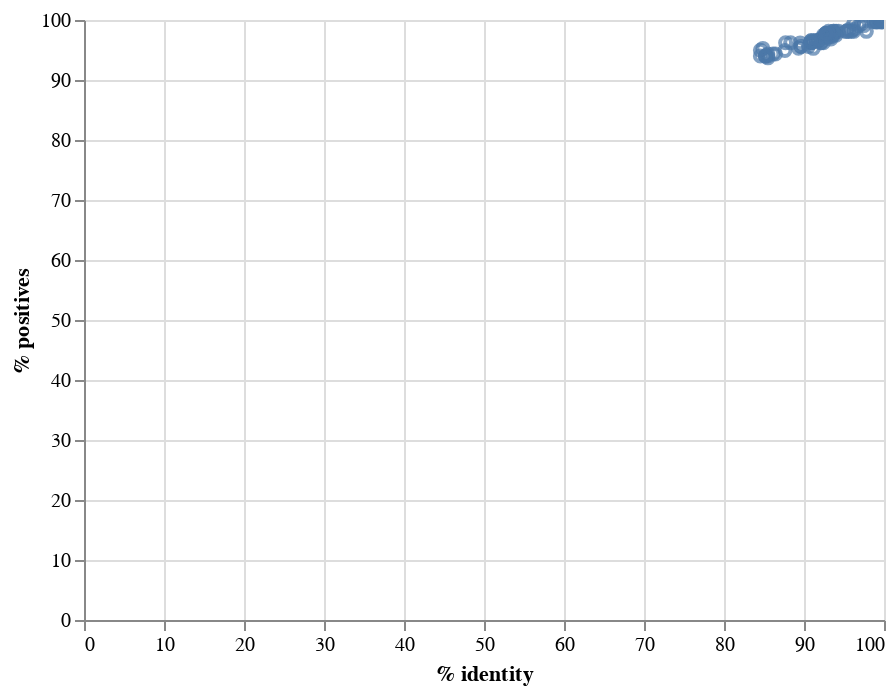

The notebook cell saved with this chart:
### Markdown cell above
### Question 4
Create a plot that shows the correlation between `% identity` and `% positives`.

### Code cell
### Your code here . . .


import altair as alt

alt.Chart(data).mark_point().encode(
    x='% identity',
    y='% positives'
).interactive()

### Figure 1 — Vega-Lite specification as saved in the notebook (floating-point values rounded to 4 significant figures)
{"config": {"view": {"continuousWidth": 400, "continuousHeight": 300}}, "data": {"name": "data-b1649528f0f3e17c6a1b06ab1dd3e5c4"}, "mark": "point", "encoding": {"x": {"field": "% identity", "type": "quantitative"}, "y": {"field": "% positives", "type": "quantitative"}}, "selection": {"selector003": {"type": "interval", "bind": "scales", "encodings": ["x", "y"]}}, "$schema": "https://vega.github.io/schema/vega-lite/v4.17.0.json", "datasets": {"data-b1649528f0f3e17c6a1b06ab1dd3e5c4": [{"% identity": 100.0, "alignment length": 318.0, "mismatches": 0.0, "gap opens": 0.0, "q. start": 1.0, "q. end": 318.0, "s. start": 1.0, "s. end": 318.0, "evalue": 0.0, "bit score": 629.0, "% positives": 100.0, "bonds": null, "publications": 9.0}, {"% identity": 99.69, "alignment length": 318.0, "mismatches": 1.0, "gap opens": 0.0, "q. start": 1.0, "q. end": 318.0, "s. start": 1.0, "s. end": 318.0, "evalue": 0.0, "bit score": 629.0, "% positives": 100.0, "bonds": null, "publications": 47.0}, {"% identity": 99.69, "alignment length": 318.0, "mismatches": 1.0, "gap opens": 0.0, "q. start": 1.0, "q. end": 318.0, "s. start": 1.0, "s. end": 318.0, "evalue": 0.0, "bit score": 627.0, "% positives": 100.0, "bonds": null, "publications": 13.0}, {"% identity": 99.69, "alignment length": 318.0, "mismatches": 1.0, "gap opens": 0.0, "q. start": 1.0, "q. end": 318.0, "s. start": 1.0, "s. end": 318.0, "evalue": 0.0, "bit score": 627.0, "% positives": 99.69, "bonds": null, "publications": 41.0}, {"% identity": 99.37, "alignment length": 318.0, "mismatches": 2.0, "gap opens": 0.0, "q. start": 1.0, "q. end": 318.0, "s. start": 1.0, "s. end": 318.0, "evalue": 0.0, "bit score": 627.0, "% positives": 100.0, "bonds": null, "publications": 3.0}, {"% identity": 99.69, "alignment length": 318.0, "mismatches": 1.0, "gap opens": 0.0, "q. start": 1.0, "q. end": 318.0, "s. start": 1.0, "s. end": 318.0, "evalue": 0.0, "bit score": 626.0, "% positives": 99.69, "bonds": null, "publications": 39.0}, {"% identity": 100.0, "alignment length": 317.0, "mismatches": 0.0, "gap opens": 0.0, "q. start": 2.0, "q. end": 318.0, "s. start": 2.0, "s. end": 318.0, "evalue": 0.0, "bit score": 626.0, "% positives": 100.0, "bonds": null, "publications": 29.0}, {"% identity": 100.0, "alignment length": 317.0, "mismatches": 0.0, "gap opens": 0.0, "q. start": 1.0, "q. end": 317.0, "s. start": 1.0, "s. end": 317.0, "evalue": 0.0, "bit score": 626.0, "% positives": 100.0, "bonds": null, "publications": 14.0}, {"% identity": 99.69, "alignment length": 318.0, "mismatches": 1.0, "gap opens": 0.0, "q. start": 1.0, "q. end": 318.0, "s. start": 1.0, "s. end": 318.0, "evalue": 0.0, "bit score": 626.0, "% positives": 99.69, "bonds": null, "publications": 39.0}, {"% identity": 99.37, "alignment length": 318.0, "mismatches": 2.0, "gap opens": 0.0, "q. start": 1.0, "q. end": 318.0, "s. start": 1.0, "s. end": 318.0, "evalue": 0.0, "bit score": 626.0, "% positives": 100.0, "bonds": null, "publications": 15.0}, {"% identity": 99.37, "alignment length": 318.0, "mismatches": 2.0, "gap opens": 0.0, "q. start": 1.0, "q. end": 318.0, "s. start": 1.0, "s. end": 318.0, "evalue": 0.0, "bit score": 626.0, "% positives": 100.0, "bonds": null, "publications": 18.0}, {"% identity": 99.37, "alignment length": 318.0, "mismatches": 2.0, "gap opens": 0.0, "q. start": 1.0, "q. end": 318.0, "s. start": 1.0, "s. end": 318.0, "evalue": 0.0, "bit score": 625.0, "% positives": 100.0, "bonds": null, "publications": 7.0}, {"% identity": 99.06, "alignment length": 318.0, "mismatches": 3.0, "gap opens": 0.0, "q. start": 1.0, "q. end": 318.0, "s. start": 1.0, "s. end": 318.0, "evalue": 0.0, "bit score": 625.0, "% positives": 99.69, "bonds": null, "publications": 37.0}, {"% identity": 99.37, "alignment length": 318.0, "mismatches": 2.0, "gap opens": 0.0, "q. start": 1.0, "q. end": 318.0, "s. start": 1.0, "s. end": 318.0, "evalue": 0.0, "bit score": 625.0, "% positives": 100.0, "bonds": null, "publications": 22.0}, {"% identity": 99.37, "alignment length": 318.0, "mismatches": 2.0, "gap opens": 0.0, "q. start": 1.0, "q. end": 318.0, "s. start": 1.0, "s. end": 318.0, "evalue": 0.0, "bit score": 624.0, "% positives": 99.69, "bonds": null, "publications": 45.0}, {"% identity": 98.74, "alignment length": 318.0, "mismatches": 4.0, "gap opens": 0.0, "q. start": 1.0, "q. end": 318.0, "s. start": 1.0, "s. end": 318.0, "evalue": 0.0, "bit score": 624.0, "% positives": 99.69, "bonds": null, "publications": 30.0}, {"% identity": 99.06, "alignment length": 318.0, "mismatches": 3.0, "gap opens": 0.0, "q. start": 1.0, "q. end": 318.0, "s. start": 1.0, "s. end": 318.0, "evalue": 0.0, "bit score": 624.0, "% positives": 99.69, "bonds": null, "publications": 48.0}, {"% identity": 99.06, "alignment length": 318.0, "mismatches": 3.0, "gap opens": 0.0, "q. start": 1.0, "q. end": 318.0, "s. start": 1.0, "s. end": 318.0, "evalue": 0.0, "bit score": 623.0, "% positives": 99.69, "bonds": null, "publications": 14.0}, {"% identity": 100.0, "alignment length": 315.0, "mismatches": 0.0, "gap opens": 0.0, "q. start": 4.0, "q. end": 318.0, "s. start": 1.0, "s. end": 315.0, "evalue": 0.0, "bit score": 622.0, "% positives": 100.0, "bonds": null, "publications": 43.0}, {"% identity": 99.68, "alignment length": 315.0, "mismatches": 1.0, "gap opens": 0.0, "q. start": 4.0, "q. end": 318.0, "s. start": 1.0, "s. end": 315.0, "evalue": 0.0, "bit score": 621.0, "% positives": 100.0, "bonds": null, "publications": 21.0}, {"% identity": 97.48, "alignment length": 318.0, "mismatches": 8.0, "gap opens": 0.0, "q. start": 1.0, "q. end": 318.0, "s. start": 1.0, "s. end": 318.0, "evalue": 0.0, "bit score": 615.0, "% positives": 99.06, "bonds": null, "publications": 35.0}, {"% identity": 97.17, "alignment length": 318.0, "mismatches": 9.0, "gap opens": 0.0, "q. start": 1.0, "q. end": 318.0, "s. start": 1.0, "s. end": 318.0, "evalue": 0.0, "bit score": 615.0, "% positives": 99.37, "bonds": null, "publications": 46.0}, {"% identity": 96.86, "alignment length": 318.0, "mismatches": 10.0, "gap opens": 0.0, "q. start": 1.0, "q. end": 318.0, "s. start": 1.0, "s. end": 318.0, "evalue": 0.0, "bit score": 613.0, "% positives": 99.06, "bonds": null, "publications": 22.0}, {"% identity": 96.22, "alignment length": 317.0, "mismatches": 12.0, "gap opens": 0.0, "q. start": 1.0, "q. end": 317.0, "s. start": 1.0, "s. end": 317.0, "evalue": 0.0, "bit score": 612.0, "% positives": 99.37, "bonds": null, "publications": 26.0}, {"% identity": 96.23, "alignment length": 318.0, "mismatches": 12.0, "gap opens": 0.0, "q. start": 1.0, "q. end": 318.0, "s. start": 1.0, "s. end": 318.0, "evalue": 0.0, "bit score": 610.0, "% positives": 98.11, "bonds": null, "publications": 47.0}, {"% identity": 97.8, "alignment length": 318.0, "mismatches": 1.0, "gap opens": 1.0, "q. start": 1.0, "q. end": 318.0, "s. start": 1.0, "s. end": 312.0, "evalue": 0.0, "bit score": 609.0, "% positives": 98.11, "bonds": null, "publications": 14.0}, {"% identity": 96.23, "alignment length": 318.0, "mismatches": 12.0, "gap opens": 0.0, "q. start": 1.0, "q. end": 318.0, "s. start": 1.0, "s. end": 318.0, "evalue": 0.0, "bit score": 608.0, "% positives": 98.43, "bonds": null, "publications": 6.0}, {"% identity": 95.6, "alignment length": 318.0, "mismatches": 14.0, "gap opens": 0.0, "q. start": 1.0, "q. end": 318.0, "s. start": 1.0, "s. end": 318.0, "evalue": 0.0, "bit score": 590.0, "% positives": 98.43, "bonds": null, "publications": 21.0}, {"% identity": 95.91, "alignment length": 318.0, "mismatches": 13.0, "gap opens": 0.0, "q. start": 1.0, "q. end": 318.0, "s. start": 2.0, "s. end": 319.0, "evalue": 0.0, "bit score": 588.0, "% positives": 98.11, "bonds": null, "publications": 47.0}, {"% identity": 95.28, "alignment length": 318.0, "mismatches": 15.0, "gap opens": 0.0, "q. start": 1.0, "q. end": 318.0, "s. start": 1.0, "s. end": 318.0, "evalue": 0.0, "bit score": 586.0, "% positives": 98.11, "bonds": null, "publications": 15.0}, {"% identity": 94.32, "alignment length": 317.0, "mismatches": 18.0, "gap opens": 0.0, "q. start": 1.0, "q. end": 317.0, "s. start": 1.0, "s. end": 317.0, "evalue": 0.0, "bit score": 585.0, "% positives": 98.11, "bonds": null, "publications": 46.0}, {"% identity": 95.6, "alignment length": 318.0, "mismatches": 14.0, "gap opens": 0.0, "q. start": 1.0, "q. end": 318.0, "s. start": 1.0, "s. end": 318.0, "evalue": 0.0, "bit score": 584.0, "% positives": 98.11, "bonds": null, "publications": 20.0}, {"% identity": 95.28, "alignment length": 318.0, "mismatches": 15.0, "gap opens": 0.0, "q. start": 1.0, "q. end": 318.0, "s. start": 1.0, "s. end": 318.0, "evalue": 0.0, "bit score": 583.0, "% positives": 98.11, "bonds": null, "publications": 9.0}, {"% identity": 94.01, "alignment length": 317.0, "mismatches": 19.0, "gap opens": 0.0, "q. start": 1.0, "q. end": 317.0, "s. start": 1.0, "s. end": 317.0, "evalue": 0.0, "bit score": 580.0, "% positives": 98.11, "bonds": null, "publications": 23.0}, {"% identity": 90.57, "alignment length": 318.0, "mismatches": 30.0, "gap opens": 0.0, "q. start": 1.0, "q. end": 318.0, "s. start": 1.0, "s. end": 318.0, "evalue": 0.0, "bit score": 579.0, "% positives": 95.6, "bonds": null, "publications": 7.0}, {"% identity": 93.06, "alignment length": 317.0, "mismatches": 22.0, "gap opens": 0.0, "q. start": 1.0, "q. end": 317.0, "s. start": 1.0, "s. end": 317.0, "evalue": 0.0, "bit score": 579.0, "% positives": 97.48, "bonds": null, "publications": 51.0}, {"% identity": 92.74, "alignment length": 317.0, "mismatches": 23.0, "gap opens": 0.0, "q. start": 1.0, "q. end": 317.0, "s. start": 1.0, "s. end": 317.0, "evalue": 0.0, "bit score": 578.0, "% positives": 97.48, "bonds": null, "publications": 33.0}, {"% identity": 93.69, "alignment length": 317.0, "mismatches": 20.0, "gap opens": 0.0, "q. start": 1.0, "q. end": 317.0, "s. start": 1.0, "s. end": 317.0, "evalue": 0.0, "bit score": 577.0, "% positives": 97.48, "bonds": null, "publications": 16.0}, {"% identity": 93.38, "alignment length": 317.0, "mismatches": 21.0, "gap opens": 0.0, "q. start": 1.0, "q. end": 317.0, "s. start": 1.0, "s. end": 317.0, "evalue": 0.0, "bit score": 577.0, "% positives": 97.79, "bonds": null, "publications": 36.0}, {"% identity": 92.74, "alignment length": 317.0, "mismatches": 23.0, "gap opens": 0.0, "q. start": 1.0, "q. end": 317.0, "s. start": 1.0, "s. end": 317.0, "evalue": 0.0, "bit score": 577.0, "% positives": 97.48, "bonds": null, "publications": 36.0}, {"% identity": 93.06, "alignment length": 317.0, "mismatches": 22.0, "gap opens": 0.0, "q. start": 1.0, "q. end": 317.0, "s. start": 1.0, "s. end": 317.0, "evalue": 0.0, "bit score": 576.0, "% positives": 97.48, "bonds": null, "publications": 8.0}, {"% identity": 93.38, "alignment length": 317.0, "mismatches": 21.0, "gap opens": 0.0, "q. start": 1.0, "q. end": 317.0, "s. start": 1.0, "s. end": 317.0, "evalue": 0.0, "bit score": 576.0, "% positives": 97.48, "bonds": null, "publications": null}, {"% identity": 94.01, "alignment length": 317.0, "mismatches": 19.0, "gap opens": 0.0, "q. start": 1.0, "q. end": 317.0, "s. start": 1.0, "s. end": 317.0, "evalue": 0.0, "bit score": 575.0, "% positives": 97.48, "bonds": null, "publications": 13.0}, {"% identity": 93.06, "alignment length": 317.0, "mismatches": 22.0, "gap opens": 0.0, "q. start": 1.0, "q. end": 317.0, "s. start": 1.0, "s. end": 317.0, "evalue": 0.0, "bit score": 573.0, "% positives": 97.16, "bonds": null, "publications": 52.0}, {"% identity": 92.74, "alignment length": 317.0, "mismatches": 23.0, "gap opens": 0.0, "q. start": 1.0, "q. end": 317.0, "s. start": 1.0, "s. end": 317.0, "evalue": 0.0, "bit score": 573.0, "% positives": 97.16, "bonds": null, "publications": 19.0}, {"% identity": 92.74, "alignment length": 317.0, "mismatches": 23.0, "gap opens": 0.0, "q. start": 1.0, "q. end": 317.0, "s. start": 1.0, "s. end": 317.0, "evalue": 0.0, "bit score": 573.0, "% positives": 97.79, "bonds": null, "publications": 41.0}, {"% identity": 93.06, "alignment length": 317.0, "mismatches": 22.0, "gap opens": 0.0, "q. start": 1.0, "q. end": 317.0, "s. start": 1.0, "s. end": 317.0, "evalue": 0.0, "bit score": 573.0, "% positives": 97.16, "bonds": null, "publications": null}, {"% identity": 92.74, "alignment length": 317.0, "mismatches": 23.0, "gap opens": 0.0, "q. start": 1.0, "q. end": 317.0, "s. start": 1.0, "s. end": 317.0, "evalue": 0.0, "bit score": 572.0, "% positives": 97.48, "bonds": null, "publications": 7.0}, {"% identity": 92.14, "alignment length": 318.0, "mismatches": 25.0, "gap opens": 0.0, "q. start": 1.0, "q. end": 318.0, "s. start": 1.0, "s. end": 318.0, "evalue": 0.0, "bit score": 572.0, "% positives": 96.86, "bonds": null, "publications": 46.0}, {"% identity": 92.43, "alignment length": 317.0, "mismatches": 24.0, "gap opens": 0.0, "q. start": 1.0, "q. end": 317.0, "s. start": 1.0, "s. end": 317.0, "evalue": 0.0, "bit score": 570.0, "% positives": 97.48, "bonds": null, "publications": 46.0}, {"% identity": 92.43, "alignment length": 317.0, "mismatches": 24.0, "gap opens": 0.0, "q. start": 1.0, "q. end": 317.0, "s. start": 1.0, "s. end": 317.0, "evalue": 0.0, "bit score": 570.0, "% positives": 96.21, "bonds": null, "publications": 12.0}, {"% identity": 92.41, "alignment length": 316.0, "mismatches": 24.0, "gap opens": 0.0, "q. start": 1.0, "q. end": 316.0, "s. start": 1.0, "s. end": 316.0, "evalue": 0.0, "bit score": 569.0, "% positives": 97.15, "bonds": null, "publications": 7.0}, {"% identity": 91.82, "alignment length": 318.0, "mismatches": 26.0, "gap opens": 0.0, "q. start": 1.0, "q. end": 318.0, "s. start": 1.0, "s. end": 318.0, "evalue": 0.0, "bit score": 569.0, "% positives": 96.54, "bonds": null, "publications": 38.0}, {"% identity": 91.51, "alignment length": 318.0, "mismatches": 27.0, "gap opens": 0.0, "q. start": 1.0, "q. end": 318.0, "s. start": 1.0, "s. end": 318.0, "evalue": 0.0, "bit score": 568.0, "% positives": 96.54, "bonds": null, "publications": 5.0}, {"% identity": 92.11, "alignment length": 317.0, "mismatches": 25.0, "gap opens": 0.0, "q. start": 1.0, "q. end": 317.0, "s. start": 1.0, "s. end": 317.0, "evalue": 0.0, "bit score": 568.0, "% positives": 96.21, "bonds": null, "publications": 22.0}, {"% identity": 91.82, "alignment length": 318.0, "mismatches": 26.0, "gap opens": 0.0, "q. start": 1.0, "q. end": 318.0, "s. start": 1.0, "s. end": 318.0, "evalue": 0.0, "bit score": 568.0, "% positives": 96.54, "bonds": null, "publications": 52.0}, {"% identity": 92.11, "alignment length": 317.0, "mismatches": 25.0, "gap opens": 0.0, "q. start": 1.0, "q. end": 317.0, "s. start": 1.0, "s. end": 317.0, "evalue": 0.0, "bit score": 567.0, "% positives": 96.21, "bonds": null, "publications": 21.0}, {"% identity": 91.51, "alignment length": 318.0, "mismatches": 27.0, "gap opens": 0.0, "q. start": 1.0, "q. end": 318.0, "s. start": 1.0, "s. end": 318.0, "evalue": 0.0, "bit score": 566.0, "% positives": 96.54, "bonds": null, "publications": 5.0}, {"% identity": 90.88, "alignment length": 318.0, "mismatches": 29.0, "gap opens": 0.0, "q. start": 1.0, "q. end": 318.0, "s. start": 1.0, "s. end": 318.0, "evalue": 0.0, "bit score": 566.0, "% positives": 96.23, "bonds": null, "publications": 41.0}, {"% identity": 91.19, "alignment length": 318.0, "mismatches": 28.0, "gap opens": 0.0, "q. start": 1.0, "q. end": 318.0, "s. start": 1.0, "s. end": 318.0, "evalue": 0.0, "bit score": 566.0, "% positives": 96.54, "bonds": null, "publications": 44.0}, {"% identity": 90.88, "alignment length": 318.0, "mismatches": 29.0, "gap opens": 0.0, "q. start": 1.0, "q. end": 318.0, "s. start": 1.0, "s. end": 318.0, "evalue": 0.0, "bit score": 565.0, "% positives": 96.54, "bonds": null, "publications": 33.0}, {"% identity": 90.88, "alignment length": 318.0, "mismatches": 29.0, "gap opens": 0.0, "q. start": 1.0, "q. end": 318.0, "s. start": 1.0, "s. end": 318.0, "evalue": 0.0, "bit score": 565.0, "% positives": 96.23, "bonds": null, "publications": 36.0}, {"% identity": 90.88, "alignment length": 318.0, "mismatches": 29.0, "gap opens": 0.0, "q. start": 1.0, "q. end": 318.0, "s. start": 1.0, "s. end": 318.0, "evalue": 0.0, "bit score": 564.0, "% positives": 96.23, "bonds": null, "publications": 34.0}, {"% identity": 90.88, "alignment length": 318.0, "mismatches": 29.0, "gap opens": 0.0, "q. start": 1.0, "q. end": 318.0, "s. start": 1.0, "s. end": 318.0, "evalue": 0.0, "bit score": 564.0, "% positives": 96.54, "bonds": null, "publications": 42.0}, {"% identity": 90.88, "alignment length": 318.0, "mismatches": 29.0, "gap opens": 0.0, "q. start": 1.0, "q. end": 318.0, "s. start": 1.0, "s. end": 318.0, "evalue": 0.0, "bit score": 564.0, "% positives": 96.23, "bonds": null, "publications": 31.0}, {"% identity": 87.62, "alignment length": 315.0, "mismatches": 39.0, "gap opens": 0.0, "q. start": 3.0, "q. end": 317.0, "s. start": 4.0, "s. end": 318.0, "evalue": 0.0, "bit score": 562.0, "% positives": 94.92, "bonds": null, "publications": 34.0}, {"% identity": 91.17, "alignment length": 317.0, "mismatches": 28.0, "gap opens": 0.0, "q. start": 1.0, "q. end": 317.0, "s. start": 1.0, "s. end": 317.0, "evalue": 0.0, "bit score": 560.0, "% positives": 95.27, "bonds": null, "publications": 21.0}, {"% identity": 89.62, "alignment length": 318.0, "mismatches": 33.0, "gap opens": 0.0, "q. start": 1.0, "q. end": 318.0, "s. start": 1.0, "s. end": 318.0, "evalue": 0.0, "bit score": 559.0, "% positives": 95.6, "bonds": null, "publications": 13.0}, {"% identity": 89.62, "alignment length": 318.0, "mismatches": 33.0, "gap opens": 0.0, "q. start": 1.0, "q. end": 318.0, "s. start": 1.0, "s. end": 318.0, "evalue": 0.0, "bit score": 559.0, "% positives": 95.6, "bonds": null, "publications": 11.0}, {"% identity": 86.44, "alignment length": 317.0, "mismatches": 43.0, "gap opens": 0.0, "q. start": 1.0, "q. end": 317.0, "s. start": 1.0, "s. end": 317.0, "evalue": 0.0, "bit score": 558.0, "% positives": 94.32, "bonds": null, "publications": 44.0}, {"% identity": 89.31, "alignment length": 318.0, "mismatches": 34.0, "gap opens": 0.0, "q. start": 1.0, "q. end": 318.0, "s. start": 1.0, "s. end": 318.0, "evalue": 0.0, "bit score": 558.0, "% positives": 95.28, "bonds": null, "publications": 11.0}, {"% identity": 93.71, "alignment length": 318.0, "mismatches": 20.0, "gap opens": 0.0, "q. start": 1.0, "q. end": 318.0, "s. start": 1.0, "s. end": 318.0, "evalue": 0.0, "bit score": 557.0, "% positives": 98.11, "bonds": null, "publications": 12.0}, {"% identity": 89.52, "alignment length": 315.0, "mismatches": 33.0, "gap opens": 0.0, "q. start": 4.0, "q. end": 318.0, "s. start": 4.0, "s. end": 318.0, "evalue": 0.0, "bit score": 556.0, "% positives": 96.19, "bonds": null, "publications": 16.0}, {"% identity": 93.69, "alignment length": 317.0, "mismatches": 20.0, "gap opens": 0.0, "q. start": 1.0, "q. end": 317.0, "s. start": 1.0, "s. end": 317.0, "evalue": 0.0, "bit score": 555.0, "% positives": 98.11, "bonds": null, "publications": 25.0}, {"% identity": 93.69, "alignment length": 317.0, "mismatches": 20.0, "gap opens": 0.0, "q. start": 1.0, "q. end": 317.0, "s. start": 1.0, "s. end": 317.0, "evalue": 0.0, "bit score": 555.0, "% positives": 97.79, "bonds": null, "publications": 31.0}, {"% identity": 93.69, "alignment length": 317.0, "mismatches": 20.0, "gap opens": 0.0, "q. start": 1.0, "q. end": 317.0, "s. start": 1.0, "s. end": 317.0, "evalue": 0.0, "bit score": 555.0, "% positives": 97.79, "bonds": null, "publications": 45.0}, {"% identity": 86.12, "alignment length": 317.0, "mismatches": 44.0, "gap opens": 0.0, "q. start": 1.0, "q. end": 317.0, "s. start": 1.0, "s. end": 317.0, "evalue": 0.0, "bit score": 555.0, "% positives": 94.32, "bonds": null, "publications": 10.0}, {"% identity": 93.69, "alignment length": 317.0, "mismatches": 20.0, "gap opens": 0.0, "q. start": 1.0, "q. end": 317.0, "s. start": 1.0, "s. end": 317.0, "evalue": 0.0, "bit score": 555.0, "% positives": 97.79, "bonds": null, "publications": 40.0}, {"% identity": 84.54, "alignment length": 317.0, "mismatches": 49.0, "gap opens": 0.0, "q. start": 1.0, "q. end": 317.0, "s. start": 1.0, "s. end": 317.0, "evalue": 0.0, "bit score": 555.0, "% positives": 94.95, "bonds": null, "publications": 37.0}, {"% identity": 93.08, "alignment length": 318.0, "mismatches": 22.0, "gap opens": 0.0, "q. start": 1.0, "q. end": 318.0, "s. start": 1.0, "s. end": 318.0, "evalue": 0.0, "bit score": 555.0, "% positives": 97.8, "bonds": null, "publications": 42.0}, {"% identity": 85.49, "alignment length": 317.0, "mismatches": 46.0, "gap opens": 0.0, "q. start": 1.0, "q. end": 317.0, "s. start": 1.0, "s. end": 317.0, "evalue": 0.0, "bit score": 554.0, "% positives": 94.01, "bonds": null, "publications": 10.0}, {"% identity": 93.08, "alignment length": 318.0, "mismatches": 22.0, "gap opens": 0.0, "q. start": 1.0, "q. end": 318.0, "s. start": 1.0, "s. end": 318.0, "evalue": 0.0, "bit score": 553.0, "% positives": 97.8, "bonds": null, "publications": 4.0}, {"% identity": 85.49, "alignment length": 317.0, "mismatches": 46.0, "gap opens": 0.0, "q. start": 1.0, "q. end": 317.0, "s. start": 1.0, "s. end": 317.0, "evalue": 0.0, "bit score": 553.0, "% positives": 93.69, "bonds": null, "publications": 26.0}, {"% identity": 85.49, "alignment length": 317.0, "mismatches": 46.0, "gap opens": 0.0, "q. start": 1.0, "q. end": 317.0, "s. start": 1.0, "s. end": 317.0, "evalue": 0.0, "bit score": 553.0, "% positives": 94.32, "bonds": null, "publications": 48.0}, {"% identity": 84.86, "alignment length": 317.0, "mismatches": 48.0, "gap opens": 0.0, "q. start": 1.0, "q. end": 317.0, "s. start": 1.0, "s. end": 317.0, "evalue": 0.0, "bit score": 553.0, "% positives": 95.27, "bonds": null, "publications": 17.0}, {"% identity": 93.06, "alignment length": 317.0, "mismatches": 22.0, "gap opens": 0.0, "q. start": 1.0, "q. end": 317.0, "s. start": 1.0, "s. end": 317.0, "evalue": 0.0, "bit score": 553.0, "% positives": 97.79, "bonds": null, "publications": 36.0}, {"% identity": 92.74, "alignment length": 317.0, "mismatches": 23.0, "gap opens": 0.0, "q. start": 1.0, "q. end": 317.0, "s. start": 1.0, "s. end": 317.0, "evalue": 0.0, "bit score": 553.0, "% positives": 97.79, "bonds": null, "publications": 35.0}, {"% identity": 85.17, "alignment length": 317.0, "mismatches": 47.0, "gap opens": 0.0, "q. start": 1.0, "q. end": 317.0, "s. start": 1.0, "s. end": 317.0, "evalue": 0.0, "bit score": 552.0, "% positives": 94.01, "bonds": null, "publications": 8.0}, {"% identity": 87.7, "alignment length": 317.0, "mismatches": 39.0, "gap opens": 0.0, "q. start": 1.0, "q. end": 317.0, "s. start": 1.0, "s. end": 317.0, "evalue": 0.0, "bit score": 552.0, "% positives": 96.21, "bonds": null, "publications": null}, {"% identity": 88.33, "alignment length": 317.0, "mismatches": 37.0, "gap opens": 0.0, "q. start": 1.0, "q. end": 317.0, "s. start": 1.0, "s. end": 317.0, "evalue": 0.0, "bit score": 552.0, "% positives": 96.21, "bonds": null, "publications": 45.0}, {"% identity": 93.06, "alignment length": 317.0, "mismatches": 22.0, "gap opens": 0.0, "q. start": 1.0, "q. end": 317.0, "s. start": 1.0, "s. end": 317.0, "evalue": 0.0, "bit score": 552.0, "% positives": 97.79, "bonds": null, "publications": 52.0}, {"% identity": 93.38, "alignment length": 317.0, "mismatches": 21.0, "gap opens": 0.0, "q. start": 1.0, "q. end": 317.0, "s. start": 1.0, "s. end": 317.0, "evalue": 0.0, "bit score": 552.0, "% positives": 97.16, "bonds": null, "publications": 52.0}, {"% identity": 85.17, "alignment length": 317.0, "mismatches": 47.0, "gap opens": 0.0, "q. start": 1.0, "q. end": 317.0, "s. start": 1.0, "s. end": 317.0, "evalue": 0.0, "bit score": 552.0, "% positives": 94.01, "bonds": null, "publications": 5.0}, {"% identity": 93.06, "alignment length": 317.0, "mismatches": 22.0, "gap opens": 0.0, "q. start": 1.0, "q. end": 317.0, "s. start": 1.0, "s. end": 317.0, "evalue": 0.0, "bit score": 552.0, "% positives": 98.11, "bonds": null, "publications": 10.0}, {"% identity": 93.06, "alignment length": 317.0, "mismatches": 22.0, "gap opens": 0.0, "q. start": 1.0, "q. end": 317.0, "s. start": 1.0, "s. end": 317.0, "evalue": 0.0, "bit score": 551.0, "% positives": 97.79, "bonds": null, "publications": 34.0}, {"% identity": 92.77, "alignment length": 318.0, "mismatches": 23.0, "gap opens": 0.0, "q. start": 1.0, "q. end": 318.0, "s. start": 1.0, "s. end": 318.0, "evalue": 0.0, "bit score": 551.0, "% positives": 97.48, "bonds": null, "publications": 6.0}, {"% identity": 93.38, "alignment length": 317.0, "mismatches": 21.0, "gap opens": 0.0, "q. start": 1.0, "q. end": 317.0, "s. start": 1.0, "s. end": 317.0, "evalue": 0.0, "bit score": 551.0, "% positives": 96.85, "bonds": null, "publications": 19.0}, {"% identity": 84.54, "alignment length": 317.0, "mismatches": 49.0, "gap opens": 0.0, "q. start": 1.0, "q. end": 317.0, "s. start": 1.0, "s. end": 317.0, "evalue": 0.0, "bit score": 551.0, "% positives": 94.01, "bonds": null, "publications": 37.0}, {"% identity": 85.17, "alignment length": 317.0, "mismatches": 47.0, "gap opens": 0.0, "q. start": 1.0, "q. end": 317.0, "s. start": 1.0, "s. end": 317.0, "evalue": 0.0, "bit score": 551.0, "% positives": 94.01, "bonds": null, "publications": 5.0}, {"% identity": 92.74, "alignment length": 317.0, "mismatches": 23.0, "gap opens": 0.0, "q. start": 1.0, "q. end": 317.0, "s. start": 1.0, "s. end": 317.0, "evalue": 0.0, "bit score": 551.0, "% positives": 97.79, "bonds": null, "publications": 32.0}]}}
